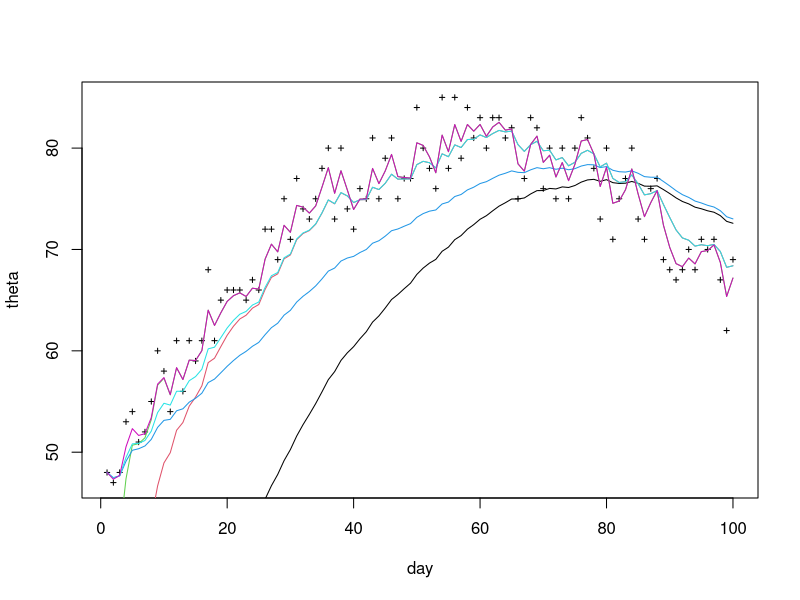

Source code (R):
a = -30/3479
b = -120 * a
c = 3600 * a + 80

day = c(1:100)
theta = a * day^2 + b * day + c + runif(length(day), -5, 5)
theta = round(theta, 0)
plot(day, theta, cex = 0.5, pch = 3)

beta1 = 0.95
beta2 = 0.8
beta3 = 0.5

exp_weight_avg = function(beta, theta) {
  v = rep(0, length(theta))
  
  for (i in 1:length(theta)) {
    if (i == 1) {
      v[i] = (1 - beta) * theta[i]
    } else {
      v[i] = beta * v[i - 1] + (1 - beta) * theta[i]
    }
  }
  return(v)
}

v1 = exp_weight_avg(beta = beta1, theta)
v2 = exp_weight_avg(beta = beta2, theta)
v3 = exp_weight_avg(beta = beta3, theta)

lines(day, v1, col = 1)
lines(day, v2, col = 2)
lines(day, v3, col = 3)

exp_weight_avg_correct = function(beta, theta) {
  v = rep(0, length(theta))
  
  for (i in 1:length(theta)) {
    if (i == 1) {
      v[i] = (1 - beta) * theta[i]
    } else {
      v[i] = beta * v[i - 1] + (1 - beta) * theta[i]
    }
  }
  v = v/(1 - beta^c(1:length(v)))
  return(v)
}

v1_correct = exp_weight_avg_correct(beta = beta1, theta)
v2_correct = exp_weight_avg_correct(beta = beta2, theta)
v3_correct = exp_weight_avg_correct(beta = beta3, theta)

lines(day, v1_correct, col = 4)
lines(day, v2_correct, col = 5)
lines(day, v3_correct, col = 6)